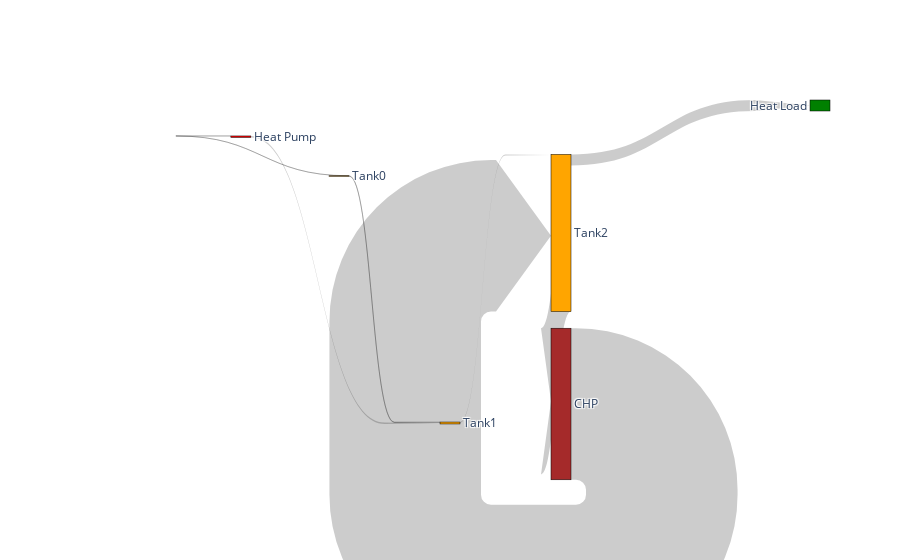

This figure's notebook cell:
### Markdown cell above
#### Discarded plots

### Code cell
#Plot where out/fro CHP considered

fig = go.Figure(data=[go.Sankey(
    arrangement = "snap",
    valuesuffix = "Wh",
    node = dict(
      pad = 10,
    #   thickness = 20,
      line = dict(color = "black", width = 0.5),
      label = ["Heat Pump", "Tank0", "Tank1", "Tank2", "Heat Load", "CHP"],
      x = [0, 0.35, 0.5, 0.65, 1,0.65],
      y = [0,0.2,0.85,0.35,-0.2, 0.8],
    #   color = "blue"
      color = ['Red', 'Orange', 'Orange', 'Orange', 'Green', 'Brown']
    ),
    link = dict(
      arrowlen = 55,
      source = [0, 1, 2,3, 4, 1,5,3], # indices correspond to labels, eg A1, A2, A1, B1, ...
      target = [2, 2, 3,4, 1, 0,3,5],
      value = [(((df[x].sum())**2)**0.5)/4 for x in Qflows]
    #   curve = [0, 0, 0, 0.5, 0]
  ))])

fig.show()

### Figure 1 — Plotly figure (JSON) as saved in the notebook; plotly's stock layout.template omitted (floating-point values rounded to 4 significant figures)
{"data": [{"arrangement": "snap", "link": {"arrowlen": 55, "source": [0, 1, 2, 3, 4, 1, 5, 3], "target": [2, 2, 3, 4, 1, 0, 3, 5], "value": [3112000.0, 946200.0, 2500000.0, 23070000.0, 0, 13600.0, 317900000.0, 306600000.0]}, "node": {"color": ["Red", "Orange", "Orange", "Orange", "Green", "Brown"], "label": ["Heat Pump", "Tank0", "Tank1", "Tank2", "Heat Load", "CHP"], "line": {"color": "black", "width": 0.5}, "pad": 10, "x": [0, 0.35, 0.5, 0.65, 1, 0.65], "y": [0, 0.2, 0.85, 0.35, -0.2, 0.8]}, "type": "sankey", "valuesuffix": "Wh"}], "layout": {}}
